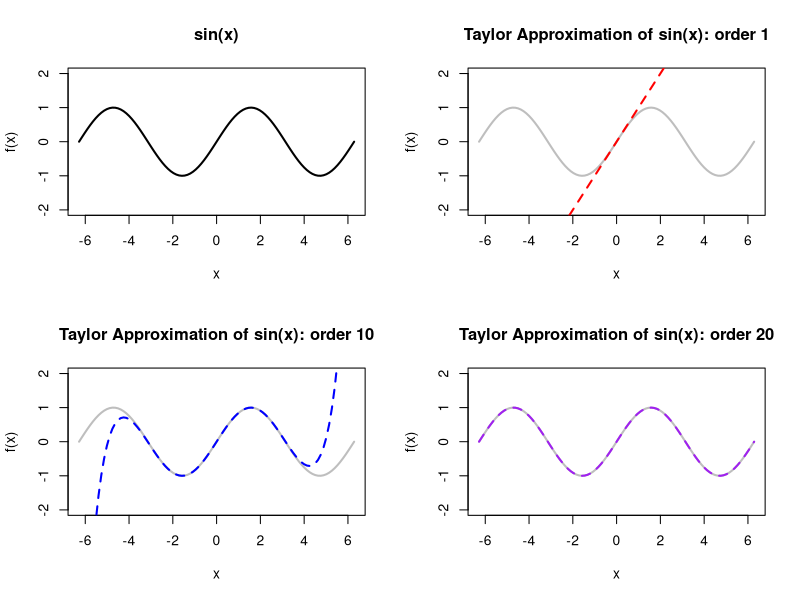

Write R code to recreate this figure.
library(Deriv)

# sin wave
f  = function(x) sin(x)

# taylor approximation
taylor = function(x, fn, order, a = 0) {
  result = 0
  for (n in 0:order) {
    f_prime = Deriv(fn, c("x"), n = n)
    result = result + (eval(f_prime)(a) / factorial(n)) * (x - a)^n
  }
  return(result)
}

# data
x = seq(-2*pi, 2*pi, length.out = 100)

# taylor orders
order = c(1,10,20)

# plot
par(mfrow = c(2,2))
plot(x, f(x), type = "l", col = "black", lwd = 2, ylim = c(-2, 2), main = "sin(x)", xlab = "x", ylab = "f(x)")
colors = c('red', 'blue', 'purple')
for(i in seq_along(order)){
  plot(x, f(x), type = "l", col = "gray", lwd = 2, ylim = c(-2, 2), main = paste0("Taylor Approximation of sin(x): order ", order[i]), xlab = "x", ylab = "f(x)")
  lines(x, taylor(x, fn = f, order[i]), col = colors[i], lty = 2, lwd = 2)
}
